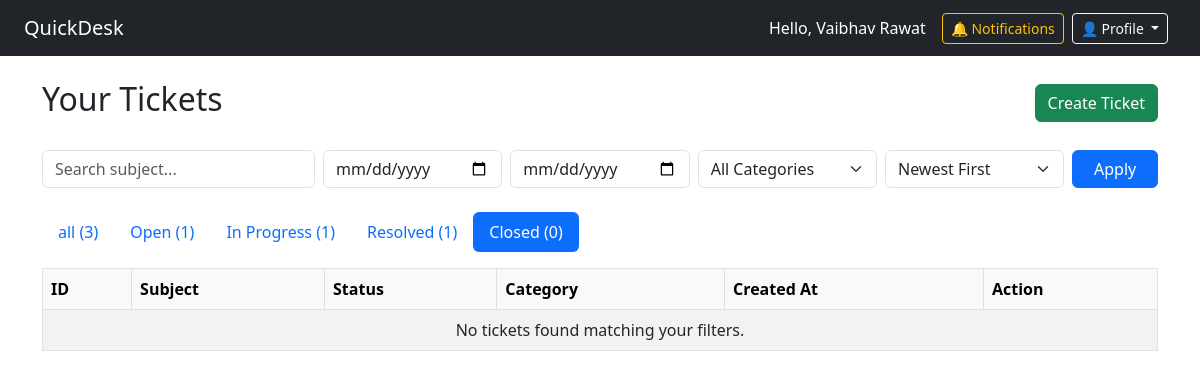
Page /dashboard?status=Closed&search=&start_date=&end_date=&category=&sort=desc (signed in) on the earlier database version.
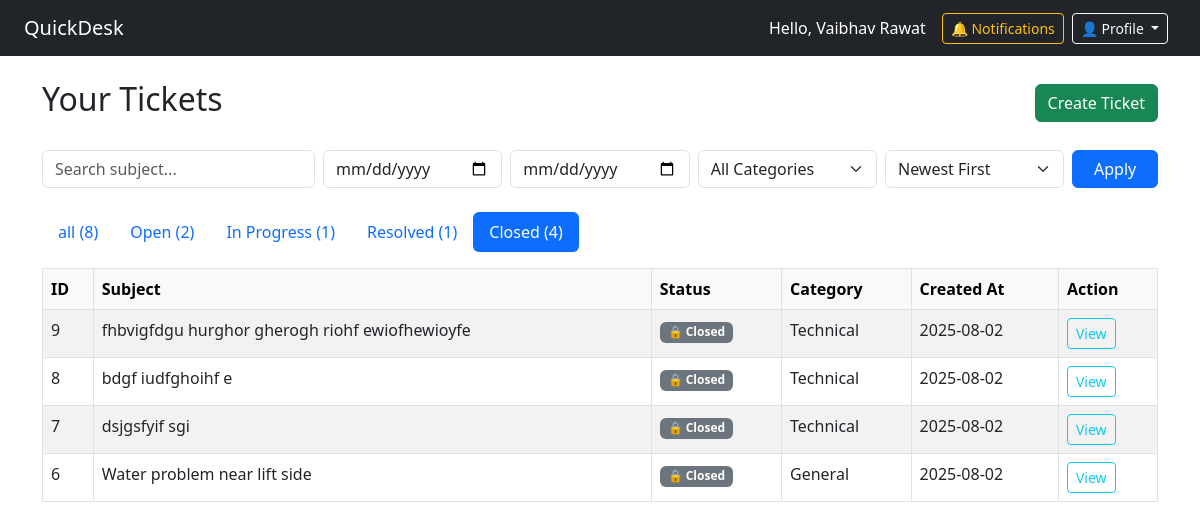
Same page on the later database version.
### app.py (models this page shows)
class Ticket(db.Model):
    id = db.Column(db.Integer, primary_key=True)
    subject = db.Column(db.String(200), nullable=False)
    description = db.Column(db.Text, nullable=False)
    category = db.Column(db.String(100), nullable=False)
    attachment = db.Column(db.String(200))
    status = db.Column(db.String(50), default='Open')
    user_id = db.Column(db.Integer, db.ForeignKey('user.id'), nullable=False)
    user_name = db.Column(db.String(150), nullable=False)  # ✅ store user name
    created_at = db.Column(db.DateTime, default=datetime.utcnow)
    replies = db.relationship('TicketReply', backref='ticket', lazy=True)

### app.py (the view)
@app.route('/dashboard')
@login_required
def dashboard():
    if current_user.role != 'user':
        flash("Access denied.", "warning")
        return redirect(url_for('login'))
    status_filter = request.args.get('status', 'all')
    search = request.args.get('search', '').strip()
    start_date = request.args.get('start_date')
    end_date = request.args.get('end_date')
    sort_order = request.args.get('sort', 'desc')  # 'asc' or 'desc'
    query = Ticket.query.filter_by(user_id=current_user.id)
    if status_filter != 'all':
        query = query.filter_by(status=status_filter)
    if search:
        query = query.filter(Ticket.subject.ilike(f'%{search}%'))
    if start_date:
        try:
            start = datetime.strptime(start_date, '%Y-%m-%d')
            query = query.filter(Ticket.created_at >= start)
        except:
            pass
    if end_date:
        try:
            end = datetime.strptime(end_date, '%Y-%m-%d')
            query = query.filter(Ticket.created_at <= end)
        except:
            pass
    if sort_order == 'asc':
        query = query.order_by(Ticket.created_at.asc())
    else:
        query = query.order_by(Ticket.created_at.desc())
    tickets = query.all()
    category_filter = request.args.get('category')
    if category_filter:
        query = query.filter(Ticket.category == category_filter)
    categories = Category.query.all()  # ✅ Pass this to the template
    all_count = Ticket.query.filter_by(user_id=current_user.id).count()
    open_count = Ticket.query.filter_by(user_id=current_user.id, status='Open').count()
    inprogress_count = Ticket.query.filter_by(user_id=current_user.id, status='In Progress').count()
    resolved_count = Ticket.query.filter_by(user_id=current_user.id, status='Resolved').count()
    closed_count = Ticket.query.filter_by(user_id=current_user.id, status='Closed').count()
    return render_template('dashboard.html',
                       tickets=tickets,
                       categories=categories,
                       all_count=all_count,
                       open_count=open_count,
                       inprogress_count=inprogress_count,
                       resolved_count=resolved_count,
                       closed_count=closed_count,
                       current_status=status_filter,
                       search=search,
                       sort_order=sort_order,
                       start_date=start_date,
                       end_date=end_date)

### app.py (called while the page is built)
@login_manager.user_loader
def load_user(user_id):
    return User.query.get(int(user_id))

### templates/dashboard.html (shortened to what this page needs)
{% extends 'base.html' %}
{% block content %}
<div class="d-flex justify-content-between align-items-center mb-4">
  <h2>Your Tickets</h2>
  <a href="{{ url_for('create_ticket') }}" class="btn btn-success">Create Ticket</a>
</div>
<form method="GET" action="{{ url_for('dashboard') }}" class="row g-2 mb-4">
  <div class="col-md-3">
    <input type="text" name="search" class="form-control" placeholder="Search subject..." value="{{ request.args.get('search', '') }}">
  </div>
  <div class="col-md-2">
    <input type="date" name="start_date" class="form-control" value="{{ request.args.get('start_date', '') }}">
  </div>
  <div class="col-md-2">
    <input type="date" name="end_date" class="form-control" value="{{ request.args.get('end_date', '') }}">
  </div>
  <div class="col-md-2">
    <select name="category" class="form-select">
      <option value="">All Categories</option>
    </select>
  </div>
  <div class="col-md-2">
    <select name="sort" class="form-select">
      <option value="desc" {% if request.args.get('sort', 'desc') == 'desc' %}selected{% endif %}>Newest First</option>
    </select>
  </div>
  <div class="col-md-1">
    <button class="btn btn-primary w-100">Apply</button>
  </div>
</form>
<ul class="nav nav-pills mb-3">
  {% for label, count in [('all', all_count), ('Open', open_count), ('In Progress', inprogress_count), ('Resolved', resolved_count), ('Closed', closed_count)] %}
  <li class="nav-item">
    <a class="nav-link {% if current_status == label %}active{% endif %}"
       href="{{ url_for('dashboard',
                        status=label,
                        search=request.args.get('search', ''),
                        start_date=request.args.get('start_date', ''),
                        end_date=request.args.get('end_date', ''),
                        category=request.args.get('category', ''),
                        sort=request.args.get('sort', 'desc')) }}">
      {{ label }} ({{ count }})
    </a>
  </li>
  {% endfor %}
</ul>
<table class="table table-striped table-bordered">
  <thead class="table-light">
    <tr>
      <th>ID</th>
      <th>Subject</th>
      <th>Status</th>
      <th>Category</th>
      <th>Created At</th>
      <th>Action</th>
    </tr>
  </thead>
  <tbody>
    {% for ticket in tickets %}
    <tr>
      <td>{{ ticket.id }}</td>
      <td>{{ ticket.subject }}</td>
      <td>
        {% if ticket.status == 'Open' %}
          <span class="badge bg-danger">🔓 Open</span>
        {% elif ticket.status == 'In Progress' %}
          <span class="badge bg-warning text-dark">🔧 In Progress</span>
        {% elif ticket.status == 'Resolved' %}
          <span class="badge bg-success">✅ Resolved</span>
        {% elif ticket.status == 'Closed' %}
          <span class="badge bg-secondary">🔒 Closed</span>
        {% else %}
          <span class="badge bg-dark">{{ ticket.status }}</span>
        {% endif %}
      </td>
      <td>{{ ticket.category or '—' }}</td>
      <td>{{ ticket.created_at.strftime('%Y-%m-%d') }}</td>
      <td>
        <a href="{{ url_for('ticket_detail', ticket_id=ticket.id) }}" class="btn btn-sm btn-outline-info">View</a>
      </td>
    </tr>
    {% else %}
    <tr>
      <td colspan="6" class="text-center">No tickets found matching your filters.</td>
    </tr>
    {% endfor %}
  </tbody>
</table>
{% endblock %}

Differences in the rows shown:
added Ticket: id "9", subject "fhbvigfdgu hurghor gherogh riohf ewiofhewioyfe", status "🔒 Closed", category "Technical", created_at "2025-08-02"
added Ticket: id "8", subject "bdgf iudfghoihf e", status "🔒 Closed", category "Technical", created_at "2025-08-02"
added Ticket: id "7", subject "dsjgsfyif sgi", status "🔒 Closed", category "Technical", created_at "2025-08-02"
added Ticket: id "6", subject "Water problem near lift side", status "🔒 Closed", category "General", created_at "2025-08-02"
Other differences:
new list line: "all ( 8 )"
new list line: "Open ( 2 )"
new list line: "Closed ( 4 )"
list line gone: "all ( 3 )"
list line gone: "Open ( 1 )"
list line gone: "Closed ( 0 )"
text no longer shown: "No tickets found matching your filters."
